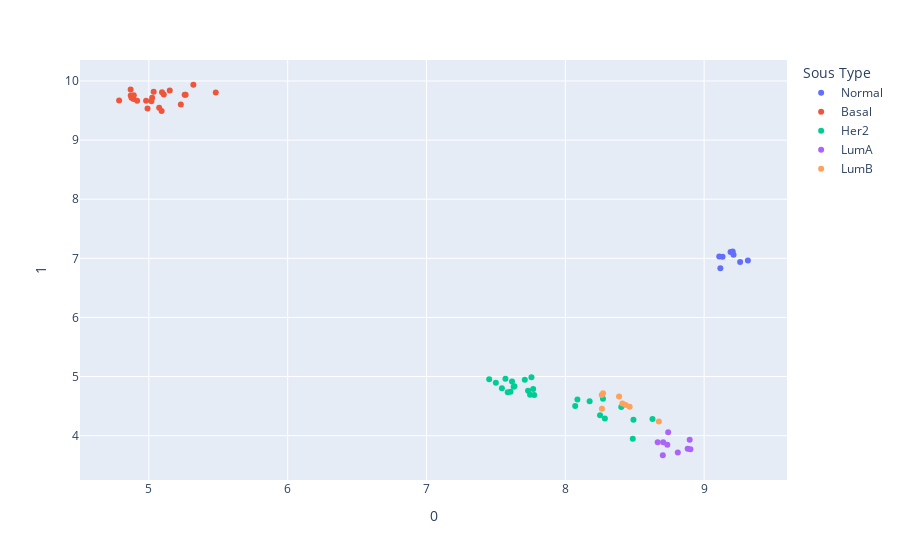
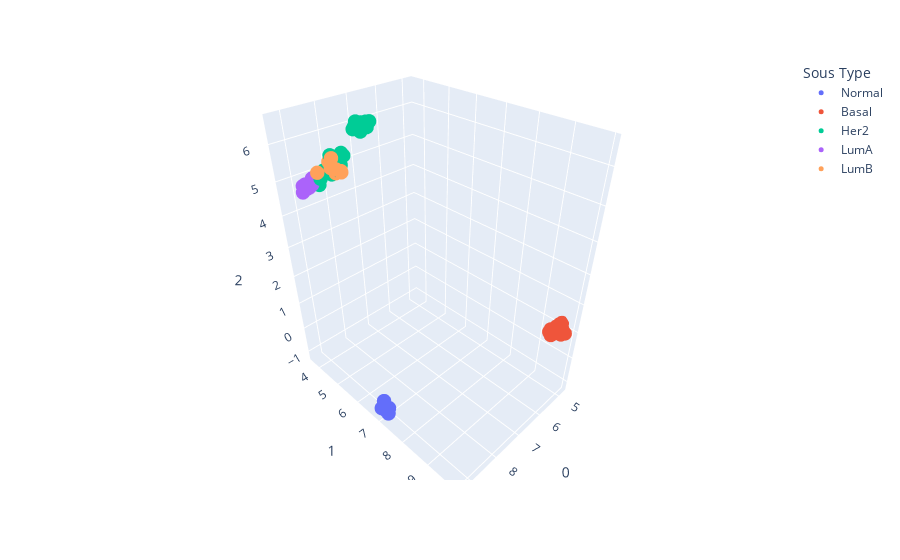

Notebook cell for these charts, in order:
### Code cell
features = df.iloc[:, 1:-1]

umap_2d = UMAP(n_components=15, init='random', random_state=0)
umap_3d = UMAP(n_components=15, init='random', random_state=0)

proj_2d = umap_2d.fit_transform(features)
proj_3d = umap_3d.fit_transform(features)

fig_2d = px.scatter(
    proj_2d, x=0, y=1,
    color=Y, labels={'color': 'Sous Type'}
)
fig_3d = px.scatter_3d(
    proj_3d, x=0, y=1, z=2,
    color=Y, labels={'color': 'Sous Type'}
)
fig_3d.update_traces(marker_size=5)
 
fig_2d.show()
fig_3d.show()

### Figure 1 — Plotly figure (JSON) as saved in the notebook; plotly's stock layout.template omitted (floating-point values rounded to 4 significant figures)
{"data": [{"hovertemplate": "Sous Type=Normal<br>0=%{x}<br>1=%{y}<extra></extra>", "legendgroup": "Normal", "marker": {"color": "#636efa", "symbol": "circle"}, "mode": "markers", "name": "Normal", "orientation": "v", "showlegend": true, "type": "scatter", "x": [9.133, 9.315, 9.19, 9.117, 9.206, 9.259, 9.109, 9.212], "xaxis": "x", "y": [7.029, 6.965, 7.108, 6.833, 7.116, 6.939, 7.032, 7.063], "yaxis": "y"}, {"hovertemplate": "Sous Type=Basal<br>0=%{x}<br>1=%{y}<extra></extra>", "legendgroup": "Basal", "marker": {"color": "#EF553B", "symbol": "circle"}, "mode": "markers", "name": "Basal", "orientation": "v", "showlegend": true, "type": "scatter", "x": [4.889, 5.32, 5.034, 5.092, 4.869, 5.15, 5.023, 5.107, 5.482, 5.23, 4.875, 5.074, 4.869, 4.785, 5.095, 5.258, 4.98, 5.264, 4.891, 5.018, 4.915, 4.99], "xaxis": "x", "y": [9.693, 9.936, 9.818, 9.493, 9.755, 9.839, 9.715, 9.773, 9.804, 9.601, 9.716, 9.548, 9.856, 9.67, 9.81, 9.768, 9.665, 9.769, 9.757, 9.657, 9.667, 9.535], "yaxis": "y"}, {"hovertemplate": "Sous Type=Her2<br>0=%{x}<br>1=%{y}<extra></extra>", "legendgroup": "Her2", "marker": {"color": "#00cc96", "symbol": "circle"}, "mode": "markers", "name": "Her2", "orientation": "v", "showlegend": true, "type": "scatter", "x": [7.756, 8.403, 7.628, 7.543, 7.585, 7.708, 7.768, 8.486, 8.175, 7.746, 8.271, 8.491, 7.451, 8.25, 7.5, 8.071, 8.628, 8.285, 7.568, 7.616, 7.731, 7.605, 7.776, 8.087, 7.633], "xaxis": "x", "y": [4.989, 4.486, 4.828, 4.802, 4.734, 4.948, 4.787, 3.947, 4.58, 4.693, 4.625, 4.269, 4.952, 4.347, 4.897, 4.501, 4.281, 4.292, 4.964, 4.917, 4.758, 4.742, 4.689, 4.614, 4.836], "yaxis": "y"}, {"hovertemplate": "Sous Type=LumA<br>0=%{x}<br>1=%{y}<extra></extra>", "legendgroup": "LumA", "marker": {"color": "#ab63fa", "symbol": "circle"}, "mode": "markers", "name": "LumA", "orientation": "v", "showlegend": true, "type": "scatter", "x": [8.665, 8.705, 8.896, 8.881, 8.741, 8.81, 8.702, 8.735, 8.901], "xaxis": "x", "y": [3.888, 3.89, 3.933, 3.78, 4.056, 3.716, 3.669, 3.848, 3.771], "yaxis": "y"}, {"hovertemplate": "Sous Type=LumB<br>0=%{x}<br>1=%{y}<extra></extra>", "legendgroup": "LumB", "marker": {"color": "#FFA15A", "symbol": "circle"}, "mode": "markers", "name": "LumB", "orientation": "v", "showlegend": true, "type": "scatter", "x": [8.411, 8.272, 8.387, 8.463, 8.434, 8.674, 8.262, 8.264], "xaxis": "x", "y": [4.544, 4.717, 4.662, 4.49, 4.517, 4.239, 4.69, 4.454], "yaxis": "y"}], "layout": {"legend": {"title": {"text": "Sous Type"}, "tracegroupgap": 0}, "margin": {"t": 60}, "xaxis": {"anchor": "y", "domain": [0, 1], "title": {"text": "0"}}, "yaxis": {"anchor": "x", "domain": [0, 1], "title": {"text": "1"}}}}

### Figure 2 — Plotly figure (JSON) as saved in the notebook; plotly's stock layout.template omitted (floating-point values rounded to 4 significant figures)
{"data": [{"hovertemplate": "Sous Type=Normal<br>0=%{x}<br>1=%{y}<br>2=%{z}<extra></extra>", "legendgroup": "Normal", "marker": {"color": "#636efa", "size": 5, "symbol": "circle"}, "mode": "markers", "name": "Normal", "scene": "scene", "showlegend": true, "type": "scatter3d", "x": [9.133, 9.315, 9.19, 9.117, 9.206, 9.259, 9.109, 9.212], "y": [7.029, 6.965, 7.108, 6.833, 7.116, 6.939, 7.032, 7.063], "z": [-1.064, -0.9346, -1.001, -0.9052, -1.128, -0.9751, -1.052, -1.084]}, {"hovertemplate": "Sous Type=Basal<br>0=%{x}<br>1=%{y}<br>2=%{z}<extra></extra>", "legendgroup": "Basal", "marker": {"color": "#EF553B", "size": 5, "symbol": "circle"}, "mode": "markers", "name": "Basal", "scene": "scene", "showlegend": true, "type": "scatter3d", "x": [4.889, 5.32, 5.034, 5.092, 4.869, 5.15, 5.023, 5.107, 5.482, 5.23, 4.875, 5.074, 4.869, 4.785, 5.095, 5.258, 4.98, 5.264, 4.891, 5.018, 4.915, 4.99], "y": [9.693, 9.936, 9.818, 9.493, 9.755, 9.839, 9.715, 9.773, 9.804, 9.601, 9.716, 9.548, 9.856, 9.67, 9.81, 9.768, 9.665, 9.769, 9.757, 9.657, 9.667, 9.535], "z": [1.09, 1.376, 1.127, 0.9039, 1.032, 1.475, 1.085, 1.375, 1.341, 1.155, 0.8996, 0.8091, 0.9336, 1.16, 1.304, 1.381, 1.09, 1.252, 0.8463, 0.9721, 1.113, 0.8328]}, {"hovertemplate": "Sous Type=Her2<br>0=%{x}<br>1=%{y}<br>2=%{z}<extra></extra>", "legendgroup": "Her2", "marker": {"color": "#00cc96", "size": 5, "symbol": "circle"}, "mode": "markers", "name": "Her2", "scene": "scene", "showlegend": true, "type": "scatter3d", "x": [7.756, 8.403, 7.628, 7.543, 7.585, 7.708, 7.768, 8.486, 8.175, 7.746, 8.271, 8.491, 7.451, 8.25, 7.5, 8.071, 8.628, 8.285, 7.568, 7.616, 7.731, 7.605, 7.776, 8.087, 7.633], "y": [4.989, 4.486, 4.828, 4.802, 4.734, 4.948, 4.787, 3.947, 4.58, 4.693, 4.625, 4.269, 4.952, 4.347, 4.897, 4.501, 4.281, 4.292, 4.964, 4.917, 4.758, 4.742, 4.689, 4.614, 4.836], "z": [6.51, 5.715, 6.337, 6.312, 6.175, 6.488, 6.403, 4.75, 5.41, 6.314, 5.298, 5.27, 6.456, 5.291, 6.307, 5.685, 5.087, 5.098, 6.48, 6.432, 6.472, 6.208, 6.272, 5.65, 6.425]}, {"hovertemplate": "Sous Type=LumA<br>0=%{x}<br>1=%{y}<br>2=%{z}<extra></extra>", "legendgroup": "LumA", "marker": {"color": "#ab63fa", "size": 5, "symbol": "circle"}, "mode": "markers", "name": "LumA", "scene": "scene", "showlegend": true, "type": "scatter3d", "x": [8.665, 8.705, 8.896, 8.881, 8.741, 8.81, 8.702, 8.735, 8.901], "y": [3.888, 3.89, 3.933, 3.78, 4.056, 3.716, 3.669, 3.848, 3.771], "z": [4.799, 4.839, 4.896, 4.795, 5.057, 4.741, 4.618, 4.726, 4.614]}, {"hovertemplate": "Sous Type=LumB<br>0=%{x}<br>1=%{y}<br>2=%{z}<extra></extra>", "legendgroup": "LumB", "marker": {"color": "#FFA15A", "size": 5, "symbol": "circle"}, "mode": "markers", "name": "LumB", "scene": "scene", "showlegend": true, "type": "scatter3d", "x": [8.411, 8.272, 8.387, 8.463, 8.434, 8.674, 8.262, 8.264], "y": [4.544, 4.717, 4.662, 4.49, 4.517, 4.239, 4.69, 4.454], "z": [5.656, 5.287, 5.389, 5.567, 5.388, 5.253, 5.31, 5.177]}], "layout": {"legend": {"title": {"text": "Sous Type"}, "tracegroupgap": 0}, "margin": {"t": 60}, "scene": {"domain": {"x": [0, 1], "y": [0, 1]}, "xaxis": {"title": {"text": "0"}}, "yaxis": {"title": {"text": "1"}}, "zaxis": {"title": {"text": "2"}}}}}
